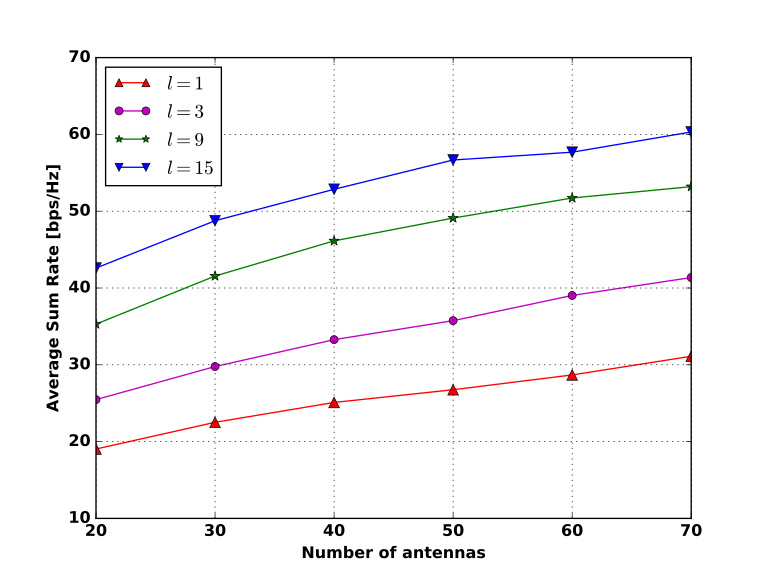

Here is the Python script that generated this plot:
from pylab import *
from matplotlib import rc,rcParams
import matplotlib.pyplot as plt
plt.rcParams["font.weight"] = "bold"
plt.rcParams["axes.labelweight"] = "bold"
import numpy as np
x = [20,30,40,50,60,70]

datal1=[19.0376,22.5148,25.0996,26.7576,28.6828,31.1158]
datal3=[25.4709,29.7743,33.2772,35.7501,39.031,41.3629]
datal9=[35.3015,41.5615,46.1395,49.108,51.7216,53.1989]
datal15=[42.598,48.7627,52.8551,56.6696,57.6845,60.318]



plt.hold(True)
line1, = plt.plot(x,datal1, 'r^-', label="$l = 1$")
line2, = plt.plot(x,datal3, 'mo-', label="$l = 3$")
line3, = plt.plot(x,datal9, 'g*-', label="$l = 9$")
line4, = plt.plot(x,datal15, 'bv-', label="$l = 15$")
first_legend = plt.legend(handles=[line1,line2,line3,line4], loc='best')

plt.xlabel('Number of antennas')
plt.ylabel('Average Sum Rate [bps/Hz]')

plt.grid()
plt.show()
